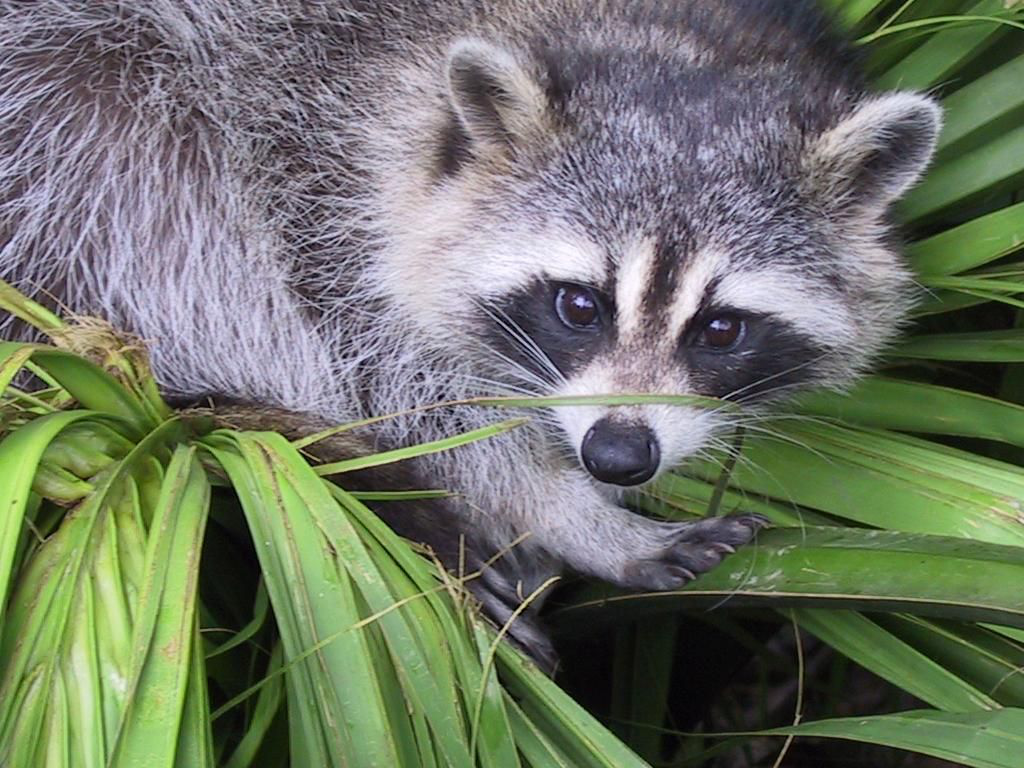
#> input picture Sprint 3/Symétries/racoon.png, 1024 x 768 px
$ python sym_besso.py
#> lines starting #> are read from the running program, lines starting #| are printed output that depends on the picture
import numpy as np
import matplotlib.pyplot as plt

racoon = plt.imread("racoon.png","PNG")
#> racoon is the input picture: shape (768, 1024, 3) float32; mean R, G, B 0.434, 0.462, 0.401

racoonbis= racoon.copy() * 0
#> racoonbis: shape (768, 1024, 3) float32; every value is 0
I=np.arange(768)
J=np.arange(1024)
for ibiscus in I:
    for jbiscus in J:
        xbis=jbiscus
        ybis=768-1-ibiscus
        mat=np.array([[0,1],[1,0]]).dot(np.array([[xbis],[ybis]]))
        i= (int) (767 - mat[1])
        j= (int) (mat[0])
        if (i>0 and j>0 and i<=767 and j<=1023) :
            racoonbis[ibiscus,jbiscus]=racoon[i,j];
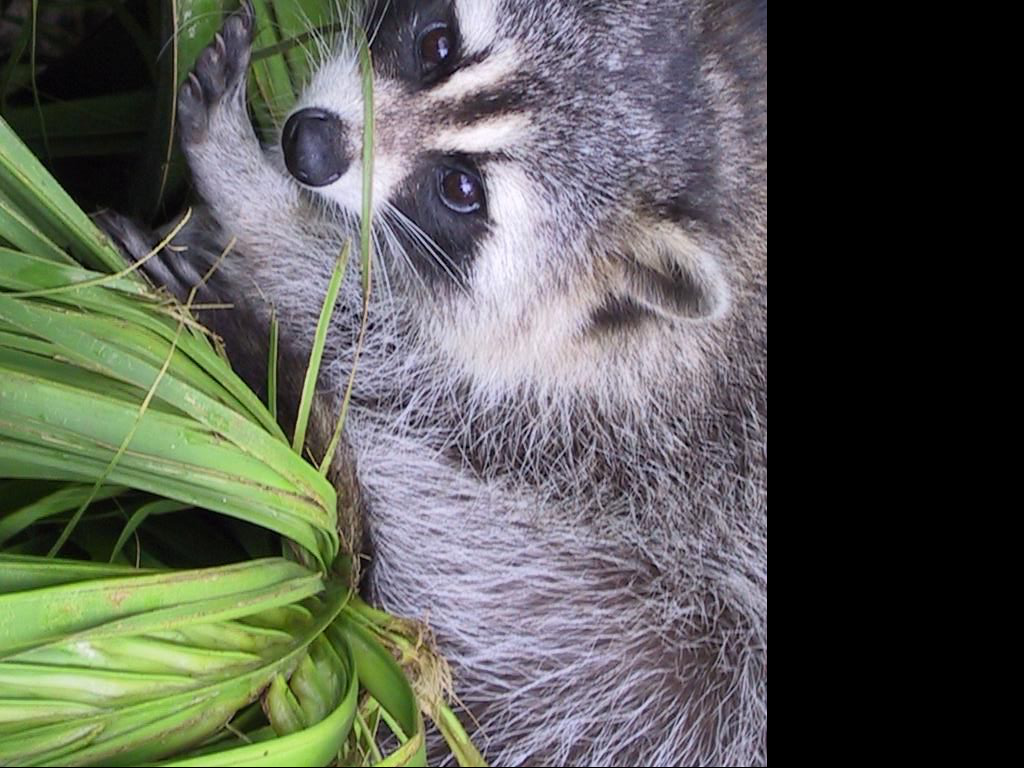
#> racoonbis: shape (768, 1024, 3) float32; mean R, G, B 0.352, 0.364, 0.331

plt.imshow(racoonbis);
plt.imsave("racoonSymetrie1.png",racoonbis);
